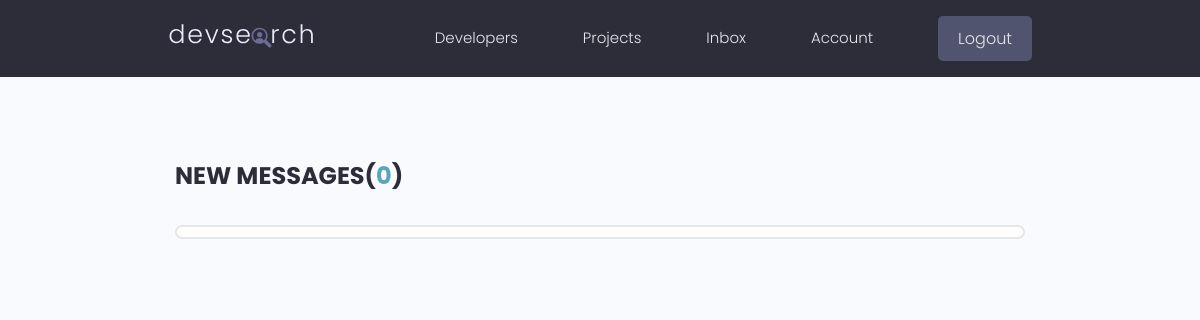
The page /inbox/ (signed in) on the database as committed earlier.
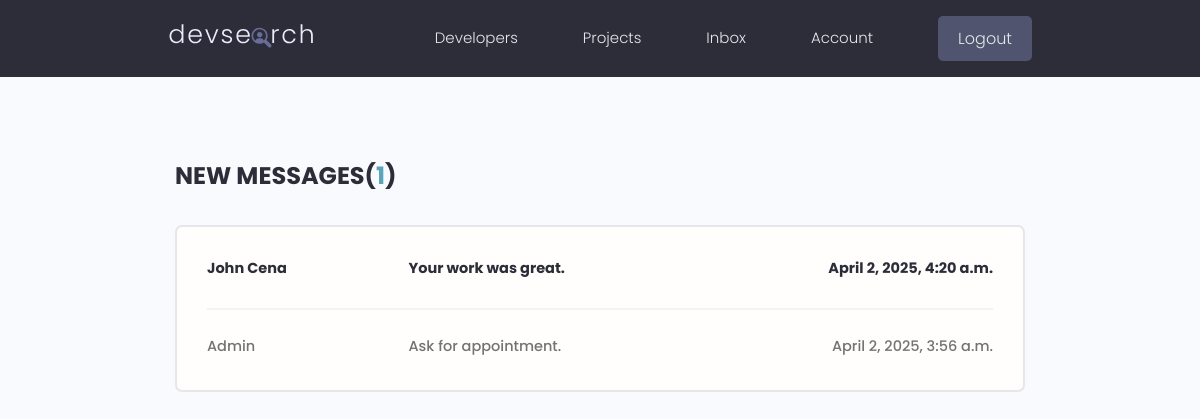
The same page on the database as committed later.
### users/models.py (models this page shows, shortened)
class Message(models.Model):
    sender = models.ForeignKey(Profile, on_delete=models.SET_NULL,null=True, blank=True)
    recipient = models.ForeignKey(Profile, on_delete=models.SET_NULL, null=True,blank=True, related_name="messages")
    name = models.CharField(max_length=200, null=True, blank=True)
    email = models.EmailField(max_length=200, null=True, blank=True)
    subject = models.CharField(max_length=200, null=True, blank=True)
    body = models.TextField()
    is_read = models.BooleanField(default=False, null=True) #IF THE MESSAGE IS JUST SENT, ITS GONNA BE BY DEFAULT FALSE.
    created = models.DateTimeField(auto_now_add=True)
    id = models.UUIDField(default=uuid.uuid4, unique=True,
                           primary_key=True, editable=False)
    class Meta:
        ordering = ['is_read', '-created']

### users/views.py (the view)
# urls.py: path('inbox/', views.inbox, name="inbox"),
@login_required(login_url='login')
def inbox(request):
    profile = request.user.profile #1ST GET THE LOGGED IN USER.
    messageRequest = profile.messages.all()
    unreadCount = messageRequest.filter(is_read=False).count()
    context = {'messageRequest':messageRequest, 'unreadCount':unreadCount}
    return render(request, 'users/inbox.html', context)

### users/templates/users/inbox.html
{% extends 'main.html' %}
{% load static %}
{% block content1 %}
  <main class="inbox my-xl">
    <div class="content-box">
      <h3 class="inbox__title">New Messages(<span>{{unreadCount}}</span>)</h3>
      <ul class="messages">
        {% for message in messageRequest %}
        {% if message.is_read == False %}
          <li class="message message--unread">
        {% else %}
          <li class="message">
        {% endif %}
          <a href="{% url 'message' message.id %}">
            <span class="message__author" href = "#" >{{message.name}}</span>
            <span class="message__subject"  >{{message.subject}}</span>
            <span class="message__date">{{message.created}}</span>
          </a>
        </li>
        {% endfor %}
      </ul>
    </div>
  </main>
{% endblock content1 %}

Rows that differ between the two databases and show on the page:
added Message: name "John Cena", subject "Your work was great.", created "April 2, 2025, 4:20 a.m."
added Message: name "Admin", subject "Ask for appointment.", created "April 2, 2025, 3:56 a.m."
Other text that changed with them:
{{ unreadCount }}: "0" → "1"
